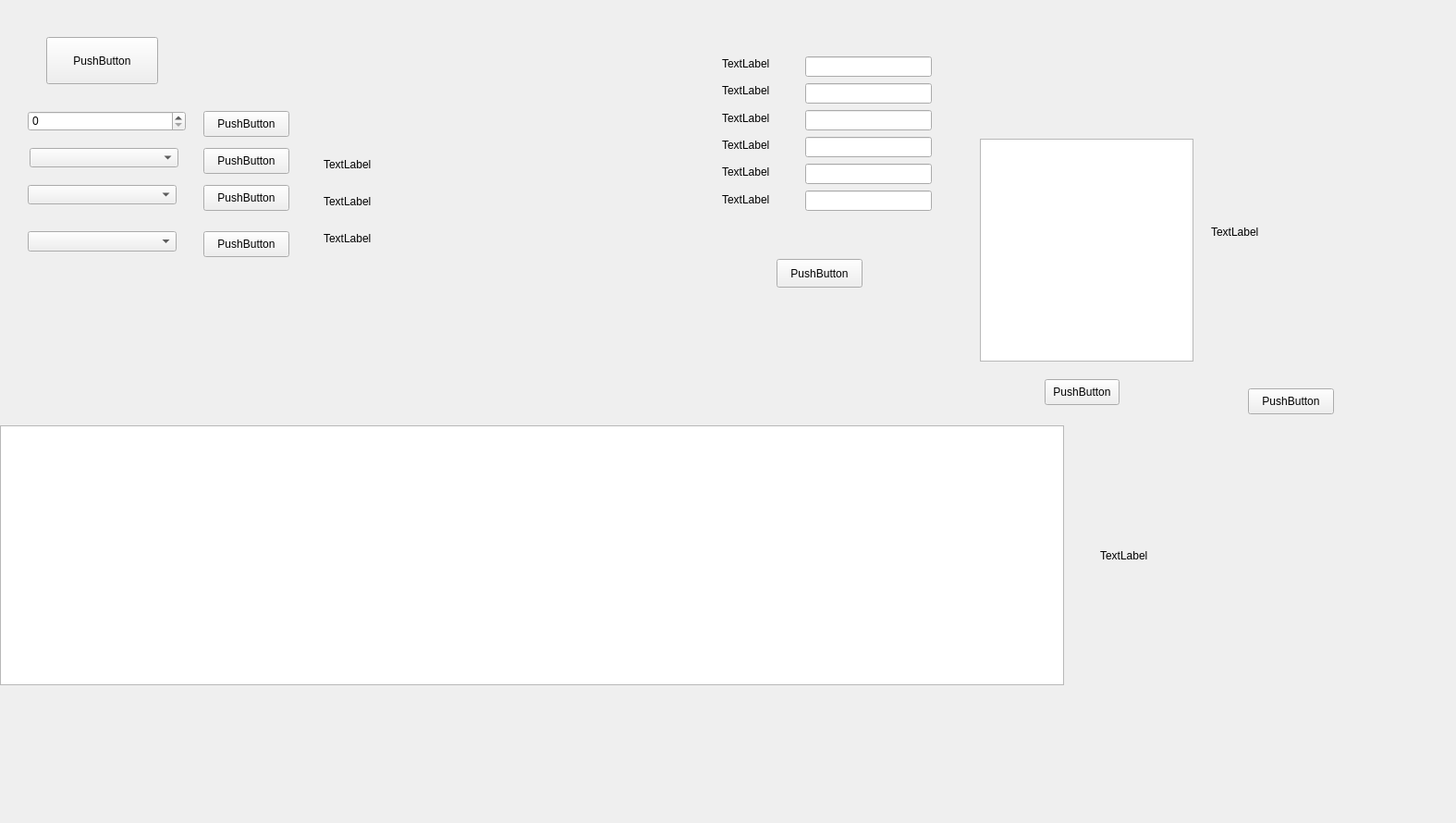
<?xml version="1.0" encoding="UTF-8"?>
<ui version="4.0">
 <class>Form</class>
 <widget class="QWidget" name="Form">
  <property name="geometry">
   <rect>
    <x>0</x>
    <y>0</y>
    <width>1575</width>
    <height>890</height>
   </rect>
  </property>
  <property name="windowTitle">
   <string>Form</string>
  </property>
  <widget class="QPushButton" name="pushButton">
   <property name="geometry">
    <rect>
     <x>50</x>
     <y>40</y>
     <width>121</width>
     <height>51</height>
    </rect>
   </property>
   <property name="text">
    <string>PushButton</string>
   </property>
  </widget>
  <widget class="QSpinBox" name="spinBox">
   <property name="geometry">
    <rect>
     <x>30</x>
     <y>120</y>
     <width>171</width>
     <height>22</height>
    </rect>
   </property>
  </widget>
  <widget class="QPushButton" name="pushButton_2">
   <property name="geometry">
    <rect>
     <x>220</x>
     <y>120</y>
     <width>93</width>
     <height>28</height>
    </rect>
   </property>
   <property name="text">
    <string>PushButton</string>
   </property>
  </widget>
  <widget class="QPushButton" name="pushButton_3">
   <property name="geometry">
    <rect>
     <x>220</x>
     <y>160</y>
     <width>93</width>
     <height>28</height>
    </rect>
   </property>
   <property name="text">
    <string>PushButton</string>
   </property>
  </widget>
  <widget class="QPushButton" name="pushButton_4">
   <property name="geometry">
    <rect>
     <x>220</x>
     <y>200</y>
     <width>93</width>
     <height>28</height>
    </rect>
   </property>
   <property name="text">
    <string>PushButton</string>
   </property>
  </widget>
  <widget class="QPushButton" name="pushButton_5">
   <property name="geometry">
    <rect>
     <x>220</x>
     <y>250</y>
     <width>93</width>
     <height>28</height>
    </rect>
   </property>
   <property name="text">
    <string>PushButton</string>
   </property>
  </widget>
  <widget class="QComboBox" name="comboBox">
   <property name="geometry">
    <rect>
     <x>32</x>
     <y>160</y>
     <width>161</width>
     <height>21</height>
    </rect>
   </property>
  </widget>
  <widget class="QComboBox" name="comboBox_2">
   <property name="geometry">
    <rect>
     <x>30</x>
     <y>200</y>
     <width>161</width>
     <height>21</height>
    </rect>
   </property>
  </widget>
  <widget class="QComboBox" name="comboBox_3">
   <property name="geometry">
    <rect>
     <x>30</x>
     <y>250</y>
     <width>161</width>
     <height>22</height>
    </rect>
   </property>
  </widget>
  <widget class="QLabel" name="label">
   <property name="geometry">
    <rect>
     <x>350</x>
     <y>170</y>
     <width>55</width>
     <height>16</height>
    </rect>
   </property>
   <property name="text">
    <string>TextLabel</string>
   </property>
  </widget>
  <widget class="QLabel" name="label_2">
   <property name="geometry">
    <rect>
     <x>350</x>
     <y>210</y>
     <width>55</width>
     <height>16</height>
    </rect>
   </property>
   <property name="text">
    <string>TextLabel</string>
   </property>
  </widget>
  <widget class="QLabel" name="label_3">
   <property name="geometry">
    <rect>
     <x>350</x>
     <y>250</y>
     <width>55</width>
     <height>16</height>
    </rect>
   </property>
   <property name="text">
    <string>TextLabel</string>
   </property>
  </widget>
  <widget class="QTableWidget" name="tableWidget">
   <property name="geometry">
    <rect>
     <x>0</x>
     <y>460</y>
     <width>1151</width>
     <height>281</height>
    </rect>
   </property>
  </widget>
  <widget class="QLabel" name="label_4">
   <property name="geometry">
    <rect>
     <x>781</x>
     <y>208</y>
     <width>55</width>
     <height>16</height>
    </rect>
   </property>
   <property name="text">
    <string>TextLabel</string>
   </property>
  </widget>
  <widget class="QLabel" name="label_5">
   <property name="geometry">
    <rect>
     <x>781</x>
     <y>178</y>
     <width>55</width>
     <height>16</height>
    </rect>
   </property>
   <property name="text">
    <string>TextLabel</string>
   </property>
  </widget>
  <widget class="QLabel" name="label_6">
   <property name="geometry">
    <rect>
     <x>781</x>
     <y>149</y>
     <width>55</width>
     <height>16</height>
    </rect>
   </property>
   <property name="text">
    <string>TextLabel</string>
   </property>
  </widget>
  <widget class="QLabel" name="label_7">
   <property name="geometry">
    <rect>
     <x>781</x>
     <y>61</y>
     <width>55</width>
     <height>16</height>
    </rect>
   </property>
   <property name="text">
    <string>TextLabel</string>
   </property>
  </widget>
  <widget class="QLabel" name="label_8">
   <property name="geometry">
    <rect>
     <x>781</x>
     <y>90</y>
     <width>55</width>
     <height>16</height>
    </rect>
   </property>
   <property name="text">
    <string>TextLabel</string>
   </property>
  </widget>
  <widget class="QLabel" name="label_9">
   <property name="geometry">
    <rect>
     <x>781</x>
     <y>120</y>
     <width>55</width>
     <height>16</height>
    </rect>
   </property>
   <property name="text">
    <string>TextLabel</string>
   </property>
  </widget>
  <widget class="QLineEdit" name="lineEdit">
   <property name="geometry">
    <rect>
     <x>871</x>
     <y>61</y>
     <width>137</width>
     <height>22</height>
    </rect>
   </property>
  </widget>
  <widget class="QLineEdit" name="lineEdit_2">
   <property name="geometry">
    <rect>
     <x>871</x>
     <y>90</y>
     <width>137</width>
     <height>22</height>
    </rect>
   </property>
  </widget>
  <widget class="QLineEdit" name="lineEdit_3">
   <property name="geometry">
    <rect>
     <x>871</x>
     <y>119</y>
     <width>137</width>
     <height>22</height>
    </rect>
   </property>
  </widget>
  <widget class="QLineEdit" name="lineEdit_4">
   <property name="geometry">
    <rect>
     <x>871</x>
     <y>148</y>
     <width>137</width>
     <height>22</height>
    </rect>
   </property>
  </widget>
  <widget class="QLineEdit" name="lineEdit_5">
   <property name="geometry">
    <rect>
     <x>871</x>
     <y>177</y>
     <width>137</width>
     <height>22</height>
    </rect>
   </property>
  </widget>
  <widget class="QLineEdit" name="lineEdit_6">
   <property name="geometry">
    <rect>
     <x>871</x>
     <y>206</y>
     <width>137</width>
     <height>22</height>
    </rect>
   </property>
  </widget>
  <widget class="QPushButton" name="pushButton_6">
   <property name="geometry">
    <rect>
     <x>840</x>
     <y>280</y>
     <width>93</width>
     <height>31</height>
    </rect>
   </property>
   <property name="text">
    <string>PushButton</string>
   </property>
  </widget>
  <widget class="QLabel" name="label_10">
   <property name="geometry">
    <rect>
     <x>1190</x>
     <y>490</y>
     <width>291</width>
     <height>221</height>
    </rect>
   </property>
   <property name="text">
    <string>TextLabel</string>
   </property>
  </widget>
  <widget class="QTextEdit" name="textEdit">
   <property name="geometry">
    <rect>
     <x>1060</x>
     <y>150</y>
     <width>231</width>
     <height>241</height>
    </rect>
   </property>
  </widget>
  <widget class="QPushButton" name="pushButton_7">
   <property name="geometry">
    <rect>
     <x>1130</x>
     <y>410</y>
     <width>81</width>
     <height>28</height>
    </rect>
   </property>
   <property name="text">
    <string>PushButton</string>
   </property>
  </widget>
  <widget class="QLabel" name="label_11">
   <property name="geometry">
    <rect>
     <x>1310</x>
     <y>110</y>
     <width>231</width>
     <height>281</height>
    </rect>
   </property>
   <property name="text">
    <string>TextLabel</string>
   </property>
  </widget>
  <widget class="QPushButton" name="pushButton_8">
   <property name="geometry">
    <rect>
     <x>1350</x>
     <y>420</y>
     <width>93</width>
     <height>28</height>
    </rect>
   </property>
   <property name="text">
    <string>PushButton</string>
   </property>
  </widget>
 </widget>
 <resources/>
 <connections/>
</ui>
